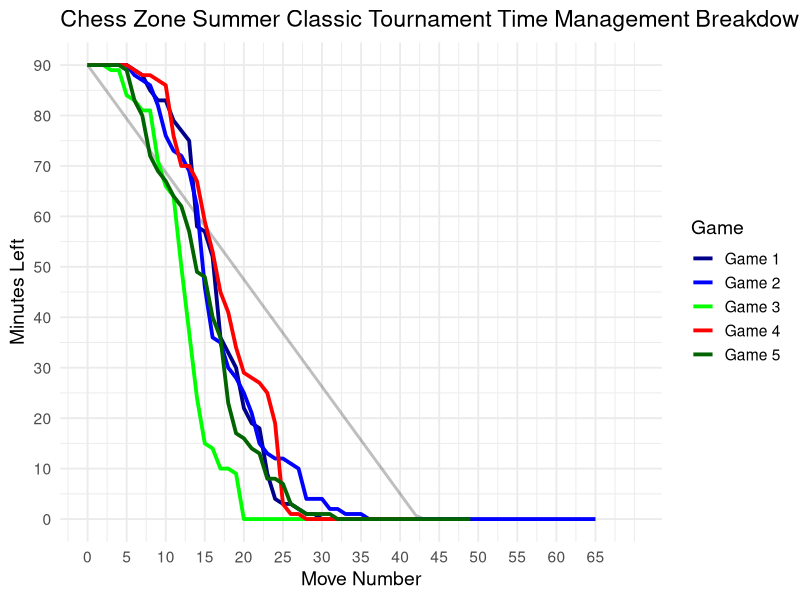

The R script that drew this image:
library(ggplot2)
library(dplyr)

# -------------------------------
# 1. IDEAL LINE SETUP
# -------------------------------

slope <- -85 / 40
intercept <- 90

ideal_moves <- 0:60
ideal_time_raw <- intercept + slope * ideal_moves
ideal_time <- ifelse(ideal_time_raw > 0, ideal_time_raw, 0)
ideal_df <- data.frame(move = ideal_moves, time = ideal_time)

# -------------------------------
# 2. FUNCTION TO ADD A GAME
# -------------------------------

add_game <- function(times, name) {
  data.frame(
    move = 0:(length(times)-1),
    time = times,
    type = name
  )
}

# -------------------------------
# 3. ADD YOUR GAMES HERE
# -------------------------------

# Game 1 (example)
game1_times <- c(
  90, 90, 90, 90, 90, 90, 89, 88, 85, 83, 83, 79, 77, 75, 58, 57, 52, 36, 33, 30, 
  22, 19, 18, 9, 4, 3, 3, 2, 1, 1, 0, 0, 0, 0, 0, 0, 0, 0, 0, 0, 0, 0, 0, 0, 0, 
  0, 0, 0, 0, 0
)

game1_df <- add_game(game1_times, "Game 1")

# Game 2 (example)
game2_times <- c(
  90, 90, 90, 90, 90, 90, 88, 87, 86, 82, 76, 73, 72, 69, 62, 46, 36, 35, 30, 28, 
  25, 21, 15, 13, 12, 12, 11, 10, 4, 4, 4, 2, 2, 1, 1, 1, 0, 0, 0, 0, 0, 0, 0, 0, 
  0, 0, 0, 0, 0, 0, 0, 0, 0, 0, 0, 0, 0, 0, 0, 0, 0, 0, 0, 0, 0, 0 
)

game2_df <- add_game(game2_times, "Game 2")

game3_times <- c(
  90, 90, 90, 89, 89, 84, 83, 81, 81, 71, 66, 64, 50, 37, 24, 15, 14, 10, 10, 9, 0, 0, 
  0, 0, 0, 0, 0, 0, 0, 0, 0, 0
)

game3_df <- add_game(game3_times, "Game 3")

game4_times <- c(
  90, 90, 90, 90, 90, 90, 89, 88, 88, 87, 86, 76, 70, 70, 67, 59, 53, 45, 41, 34, 29, 28, 27, 
  25, 19, 3, 1, 1, 0, 0, 0, 0, 0, 0, 0, 0, 0, 0, 0, 0, 0, 0, 0
)

game4_df <- add_game(game4_times, "Game 4")

game5_times <- c(
  90, 90, 90, 90, 90, 89, 83, 80, 72, 69, 67, 64, 62, 57, 49, 48, 40, 36, 23, 17, 16, 14, 13, 
  8, 8, 7, 3, 2, 1, 1, 1, 1, 0, 0, 0, 0, 0, 0, 0, 0, 0, 0, 0, 0, 0, 0, 0, 0, 0, 0 
)

game5_df <- add_game(game5_times, "Game 5")

# -------------------------------
# 4. COMBINE ALL DATA
# -------------------------------

plot_df <- bind_rows(
  game1_df,
  game2_df,
  game3_df,
  game4_df,
  game5_df
)

# -------------------------------
# 5. FILTER WHICH LINES TO SHOW
# -------------------------------

plot_df_filtered <- plot_df %>%
  filter(type %in% c("Ideal", "Game 1", "Game 2", "Game 3", "Game 4", "Game 5"))

# To hide a game, just remove it:
# filter(type %in% c("Ideal", "Game 1"))

# -------------------------------
# 6. CUSTOM COLORS
# -------------------------------

custom_colors <- c(
  "Ideal" = "black",
  "Game 1" = "darkblue",
  "Game 2" = "blue",
  "Game 3" = "green",
  "Game 4" = "red",
  "Game 5" = "darkgreen"
)

# -------------------------------
# 7. PLOT
# -------------------------------

ggplot() +
  
  # Ideal line (background)
  geom_line(data = ideal_df,
            aes(x = move, y = time),
            color = "black",
            size = 1,
            alpha = 0.25) +
  
  # Game lines (foreground)
  geom_line(data = plot_df_filtered %>% filter(type != "Ideal"),
            aes(x = move, y = time, color = type),
            size = 1.3) +
  
  scale_color_manual(values = custom_colors) +
  
  # Change x-axis
  scale_x_continuous(
    breaks = seq(0, max(plot_df$move), by = 5),
    limits = c(0, 70)
  ) +
  
  scale_y_continuous(
    breaks = seq(0, 90, by = 10),
    limits = c(0, 90)
  ) +
  
  labs(
    title = "Chess Zone Summer Classic Tournament Time Management Breakdown",
    x = "Move Number",
    y = "Minutes Left",
    color = "Game"
  ) +
  
  theme_minimal(base_size = 14)
